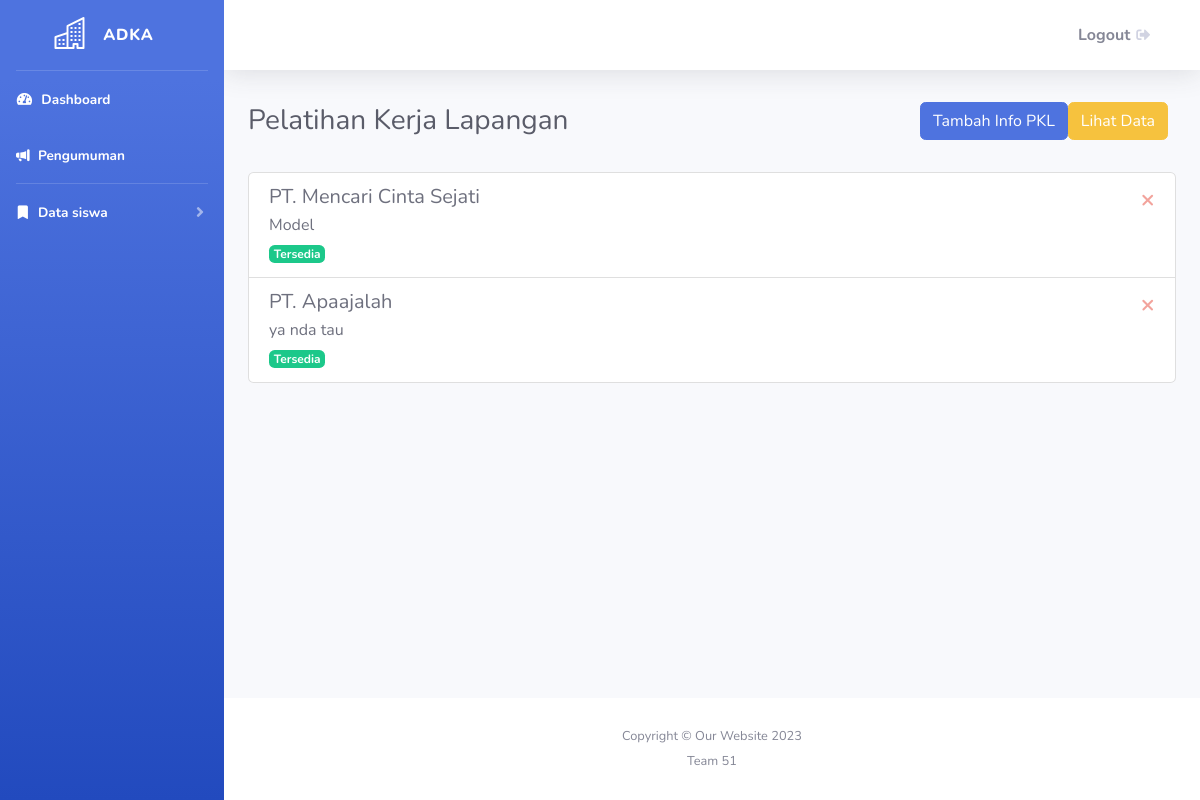
Screenshot of /public/Pkl (signed in) with the database file from the repository.
### tables this page shows
CREATE TABLE `tbl_sas_pkl` (
  `id_info` int(11) NOT NULL,
  `id_admin` int(11) NOT NULL,
  `title_info` varchar(50) NOT NULL,
  `deks_info` varchar(50) NOT NULL,
  `jml_pendaftar` int(11) NOT NULL,
  `created_by` int(11) NOT NULL,
  `created_at` timestamp NOT NULL DEFAULT current_timestamp()
);

### app/core/Controller.php (called while the page is built, shortened)
<?php
class Controller {
    public function view($view, $data = [])
    {
        require_once '../app/views/' . $view . '.php';
    }
    public function model($model)
    {
        return new $model;
    }
}

### app/controllers/Pkl.php (called while the page is built, shortened)
<?php
class Pkl extends Controller {
    public function index()
    {
        $data['judul'] = 'Pelatihan Kerja Lapangan';
        $data['nama'] = $this->model('User_model')->getUser();
        $data['pkl'] = $this->model('Pkl_model')->getPkl();
        $idInfo = !empty($data['pkl']) ? $data['pkl'][0]['id_info'] : null;
        $data['jumlahPendaftar'] = $this->model('Pkl_model')->countPendaftar($idInfo);
        $this->view('pkl/index', $data);
    }
}

### app/core/App.php (called while the page is built, shortened)
<?php
class App {
    protected $method = 'index';
    protected $params = [];
    public function __construct()
    {
        $this->controller = new $this->controller;
        call_user_func_array([$this->controller, $this->method], $this->params);
    }
}

### public/index.php (called while the page is built, shortened)
<?php
$app = new App();
?>

### app/core/Database.php (called while the page is built, shortened)
<?php
class Database {
    private $host = DB_HOST;
    private $user = DB_USER;
    private $pass = DB_PASS;
    private $db_name = DB_NAME;
    private $dbh;
    private $stmt;
    public function __construct()
    {
        $dsn = 'mysql:host=' . $this->host . ';dbname=' . $this->db_name;
        $option = [
            PDO::ATTR_PERSISTENT => true,
            PDO::ATTR_ERRMODE => PDO::ERRMODE_EXCEPTION
        ];
        try {
            $this->dbh = new PDO($dsn, $this->user, $this->pass, $option);
        } catch(PDOException $e) {
            die($e->getMessage());
        }
    }
    public function query($query)
    {
        $this->stmt = $this->dbh->prepare($query);
    }
    public function bind($param, $value, $type = null)
    {
        if( is_null($type) ) {
            switch( true ) {
                case is_int($value) :
                    $type = PDO::PARAM_INT;
                    break;
            }
        }
        $this->stmt->bindValue($param, $value, $type);
    }
    public function execute()
    {
        $this->stmt->execute();
    }
    public function resultSet()
    {
        $this->execute();
        return $this->stmt->fetchAll(PDO::FETCH_ASSOC);
    }
}

### app/models/Pkl_model.php (called while the page is built, shortened)
<?php
class pkl_model {
    private $table = 'tbl_sas_pkl';
    private $db;
    public function __construct()
    {
        $this->db = new Database;
    }
    public function getPkl() {
        $this->db->query('SELECT * FROM ' . $this->table);
        return $this->db->resultSet();
    }
    public function countPendaftar($id)
    {
        $query = "SELECT COUNT(*) as total FROM `tbl_pkl_daftar` WHERE id_info = :id_info";
        $this->db->query($query);
        $this->db->bind('id_info', $id);
        $this->db->execute();
        return $this->db->single()['total'];
    }
}
?>

### app/views/pkl/index.php (the view, shortened to what this page needs)
<div class="container-fluid">
    <div class="d-sm-flex align-items-center justify-content-between mb-4">
        <h1 class="h3 mb-0 text-gray-800">Pelatihan Kerja Lapangan</h1>
        <div class="d-inline-flex p-2">
            <?php if (isset($_SESSION['email'])) :?>
                <button type="button" class="btn btn-primary" data-toggle="modal" data-target="#exampleModal">
                    Tambah Info PKL
                </button>
            <?php endif;?>
            <?php if (isset($_SESSION['email']) && !empty($data['pkl'])) : ?>
                <?php $firstPkl = $data['pkl'][0]; ?>
                <?php if (isset($firstPkl['id_info'])) : ?>
                    <button type="button" onclick="lihatData()" class="btn btn-warning" id="downloadButton">
                        Lihat Data
                    </button>
                <?php endif; ?>
        <?php endif; ?>
        </div>
    </div>
    <div class="list-group mt-4">
        <?php foreach ($data['pkl'] as $pkl) : ?>
            <?php if ($pkl['jumlahPendaftar'] < $pkl['jml_pendaftar']) : ?>
                <a href="<?= isset($_SESSION['siswa']) ? BASEURL . "/pkl/daftar/" . $pkl['id_info'] : '#' ?>" class="list-group-item list-group-item-action flex-column align-items-start">
                    <div class="d-flex w-100 justify-content-between">
                        <h5 class="mb-1"><?= $pkl['title_info']; ?></h5>
                        <?php if (isset($_SESSION['email'])) : ?>
                            <button type="button" class="close text-danger" aria-label="Close" onclick="hapusData('<?= $pkl['id_info']; ?>')">
                                <span aria-hidden="true">&times;</span>
                            </button>
                        <?php endif; ?>
                    </div>
                    <p class="mb-1"><?= $pkl['deks_info']; ?></p>
                    <span class="badge badge-success">Tersedia</span>
                </a>
            <?php endif; ?>
        <?php endforeach; ?>
    </div>
</div>

### rows the page displays
tbl_sas_pkl: title_info "PT. Mencari Cinta Sejati", deks_info "Model"
tbl_sas_pkl: title_info "PT. Apaajalah", deks_info "ya nda tau"
